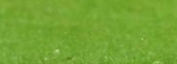
#> input picture rose_red.png, 177 x 64 px
$ python 032_hist_back.py
#> lines starting #> are read from the running program, lines starting #| are printed output that depends on the picture; after the words box and inside, x2 and y2 are one past the last pixel; in counts of white or black regions, pixels touching at a corner belong together
import cv2
import numpy as np

roi = cv2.imread('rose_red.png')
#> roi is the input picture: shape (64, 177, 3); mean B, G, R 50.6, 163.7, 116.6
hsv = cv2.cvtColor(roi, cv2.COLOR_BGR2HSV)
#> hsv: shape (64, 177, 3); mean H, S, V 42.5, 176.4, 163.7
target = cv2.imread('rose.png')
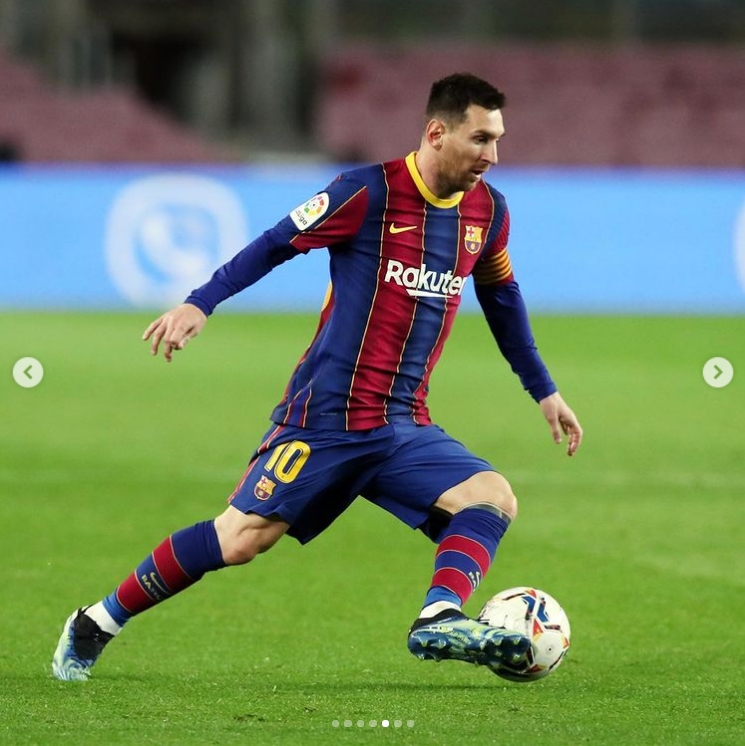
#> input picture rose.png, 745 x 746 px
#> target is the input picture: shape (746, 745, 3); mean B, G, R 92.2, 129.8, 108.6
hsvt = cv2.cvtColor(target, cv2.COLOR_BGR2HSV)
#> hsvt: shape (746, 745, 3); mean H, S, V 73, 131.2, 149.1

# [26 lines of commented-out code are left out]
roihist = cv2.calcHist([hsv], [0, 1], None, [180, 256], [0, 180, 0, 256])
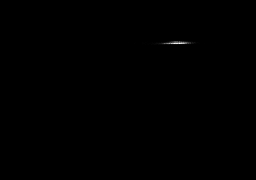
#> roihist: shape (180, 256) float32; min 0, max 355, mean 0.2; drawn with min black and max white

cv2.normalize(roihist, roihist, 0, 255, cv2.NORM_MINMAX)
#> roihist: shape (180, 256) float32; 0.52% of pixels changed, all inside (x1, y1, x2, y2) = (113, 40, 216, 45)
dst = cv2.calcBackProject([hsvt], [0, 1], roihist, [0, 180, 0, 256], 1)
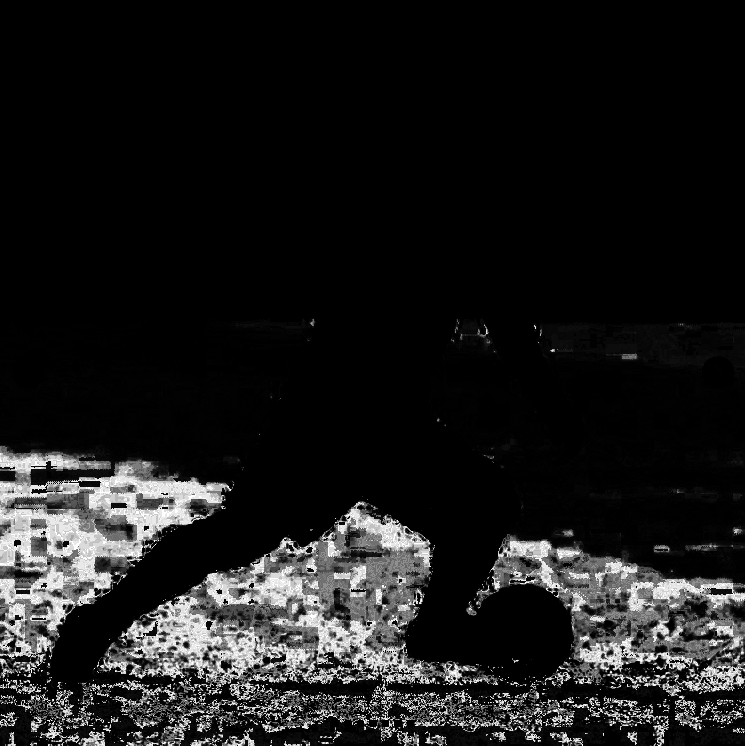
#> dst: shape (746, 745); min 0, max 255, mean 26.6

disc = cv2.getStructuringElement(cv2.MORPH_ELLIPSE, (5, 5))
dst = cv2.filter2D(dst, -1, disc)
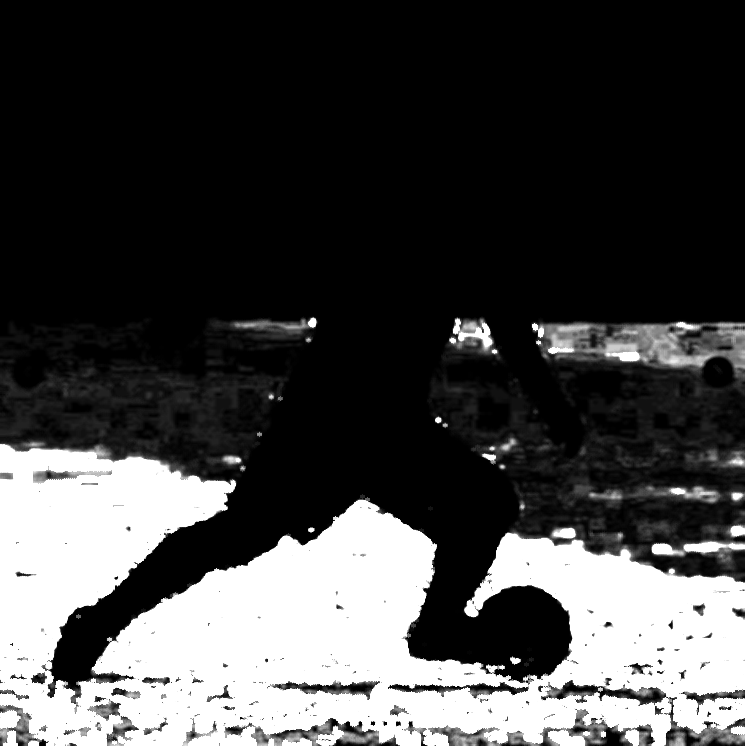
#> dst: shape (746, 745); min 0, max 255, mean 67.6

ret, thresh = cv2.threshold(dst, 50, 255, 0)
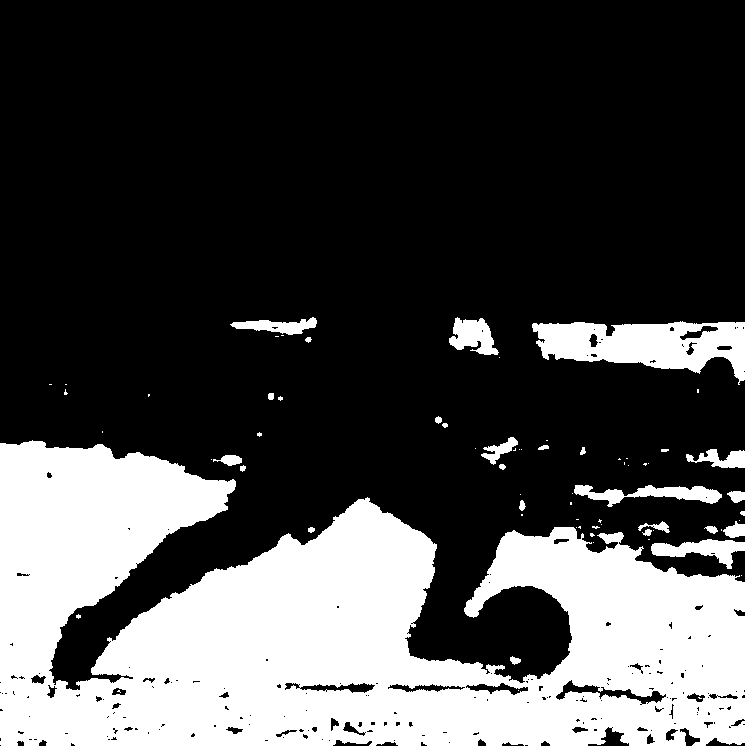
#> thresh: shape (746, 745); 28.4% white; 71 white regions (44 under 20 px), largest, box (x1, y1, x2, y2) and area: (0, 440, 745, 746) 142394, (532, 321, 745, 385) 7867, (574, 485, 722, 507) 1493
thresh = cv2.merge((thresh, thresh, thresh))
res = cv2.bitwise_and(target, thresh)
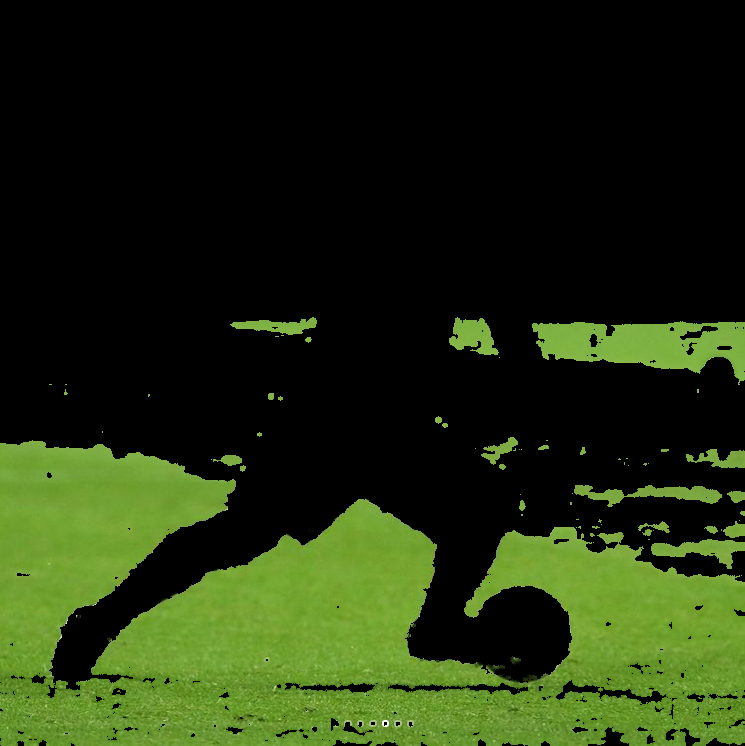
#> res: shape (746, 745, 3); mean B, G, R 14.3, 45.2, 32

res = np.hstack((target, thresh, res))
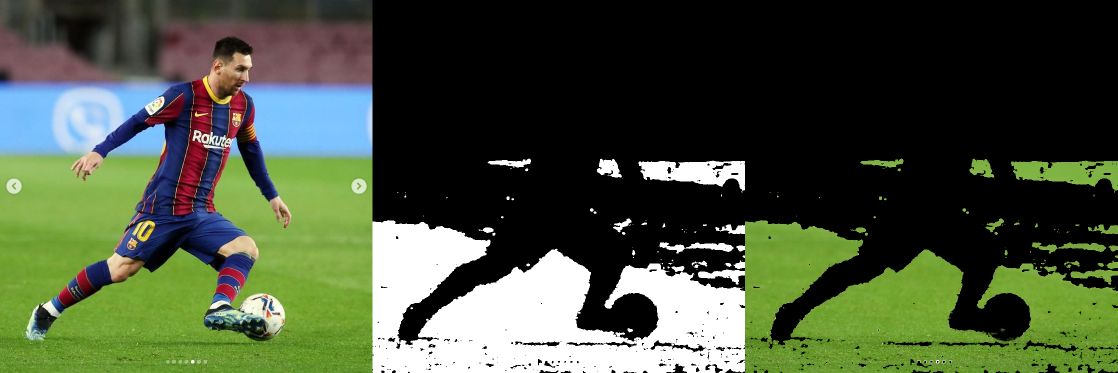
#> res: shape (746, 2235, 3) (shown at 1/2 size); mean B, G, R 59.6, 82.4, 71
cv2.imwrite('rose_res.jpg', res)
cv2.imshow('res', res)
cv2.waitKey(0)
cv2.destroyAllWindows()
